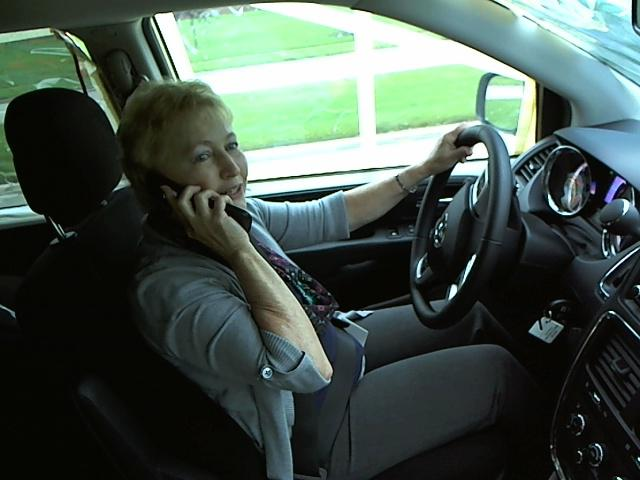
#> input picture images/scratch/original_3.jpg, 640 x 480 px
$ python haar.py
#> lines starting #> are read from the running program, lines starting #| are printed output that depends on the picture
import numpy as np
import cv2

face_cascade = cv2.CascadeClassifier('haarcascades/haarcascade_frontalface_alt2.xml')
eye_cascade = cv2.CascadeClassifier('haarcascades/haarcascade_eye.xml')

img = cv2.imread('../scratch/original_3.jpg')
#> img is the input picture: shape (480, 640, 3); mean B, G, R 77.2, 84.7, 70.3
img_copy = img.copy()
gray = cv2.cvtColor(img_copy, cv2.COLOR_BGR2GRAY)
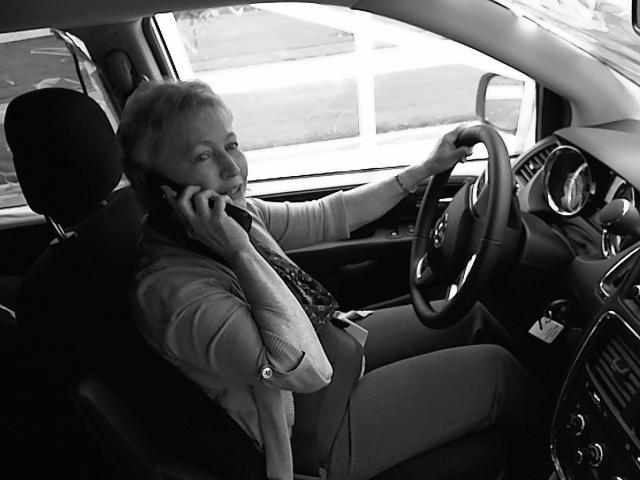
#> gray: shape (480, 640); min 0, max 255, mean 79.5
faces = face_cascade.detectMultiScale(gray, 1.3, 5)
#> faces = ()
print(len(faces))
#| 0
for (x,y,w,h) in faces:
    cv2.rectangle(img_copy,(x,y),(x+w,y+h),(255,0,0),2)
    roi_gray = gray[y:y+h, x:x+w]
    roi_color = img_copy[y:y+h, x:x+w]
    eyes = eye_cascade.detectMultiScale(roi_gray)
    for (ex,ey,ew,eh) in eyes:
        cv2.rectangle(roi_color,(ex,ey),(ex+ew,ey+eh),(0,255,0),2)
#> this loop made 0 passes
cv2.imwrite('../scratch/original_3_haar.jpg', img_copy)

$ run again, with images/scratch/original_2.jpg copied over images/scratch/original_3.jpg
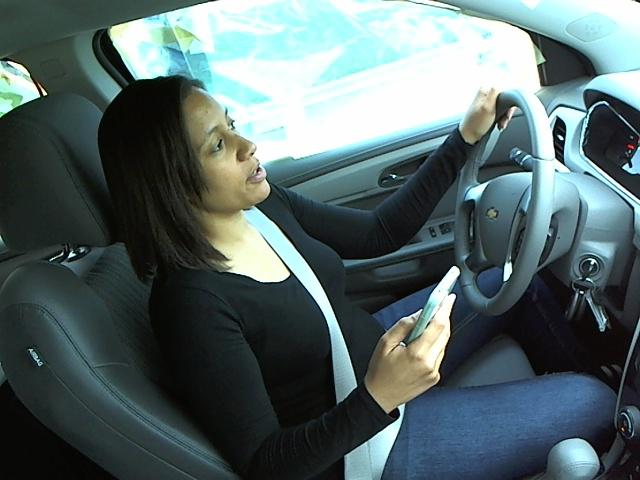
#> input picture images/scratch/original_2.jpg, 640 x 480 px
#> img is the input picture: shape (480, 640, 3); mean B, G, R 104, 103.2, 86.5
#> `gray = cv2.cvtColor(img_copy, cv2.COLOR_BGR2GRAY)`:
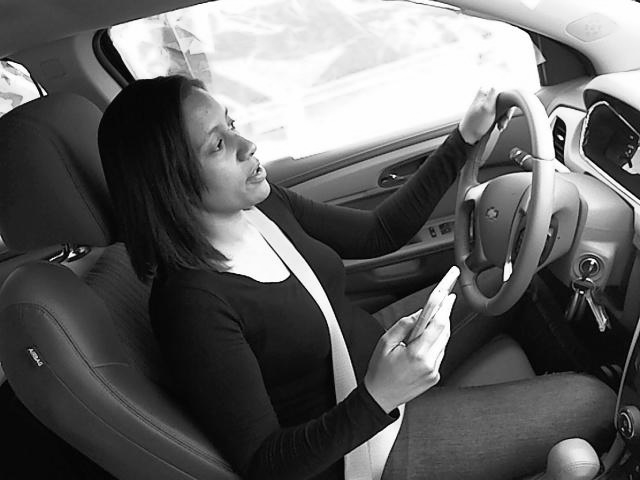
#> gray: shape (480, 640); min 0, max 255, mean 98.3
#> faces = ()
#| 0

$ run again, with images/scratch/bilateral.jpg copied over images/scratch/original_3.jpg
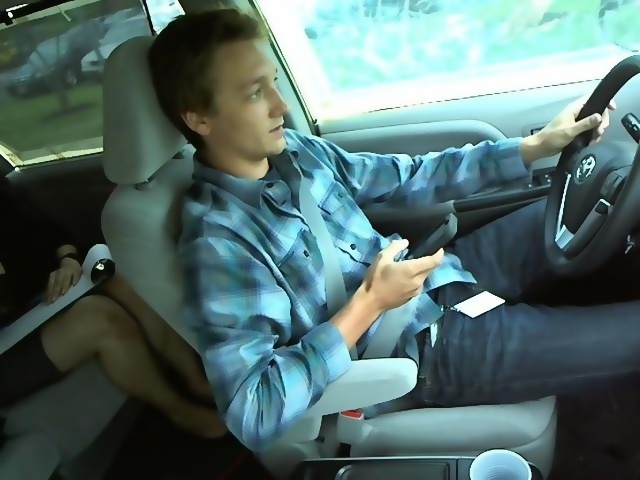
#> input picture images/scratch/bilateral.jpg, 640 x 480 px
#> img is the input picture: shape (480, 640, 3); mean B, G, R 107.2, 109.4, 84.8
#> `gray = cv2.cvtColor(img_copy, cv2.COLOR_BGR2GRAY)`:
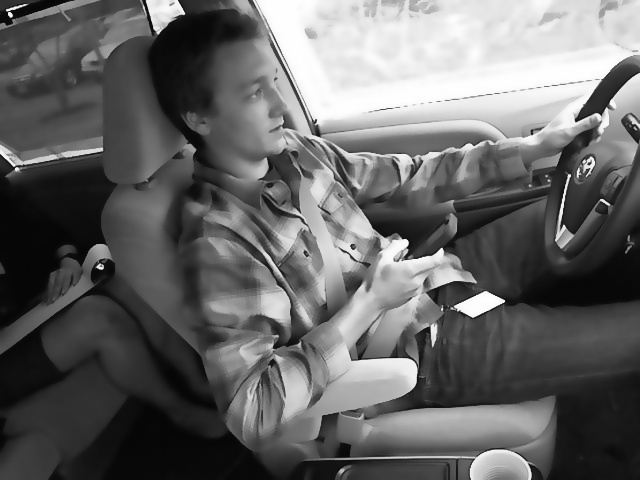
#> gray: shape (480, 640); min 2, max 255, mean 101.8
#> faces = ()
#| 0
